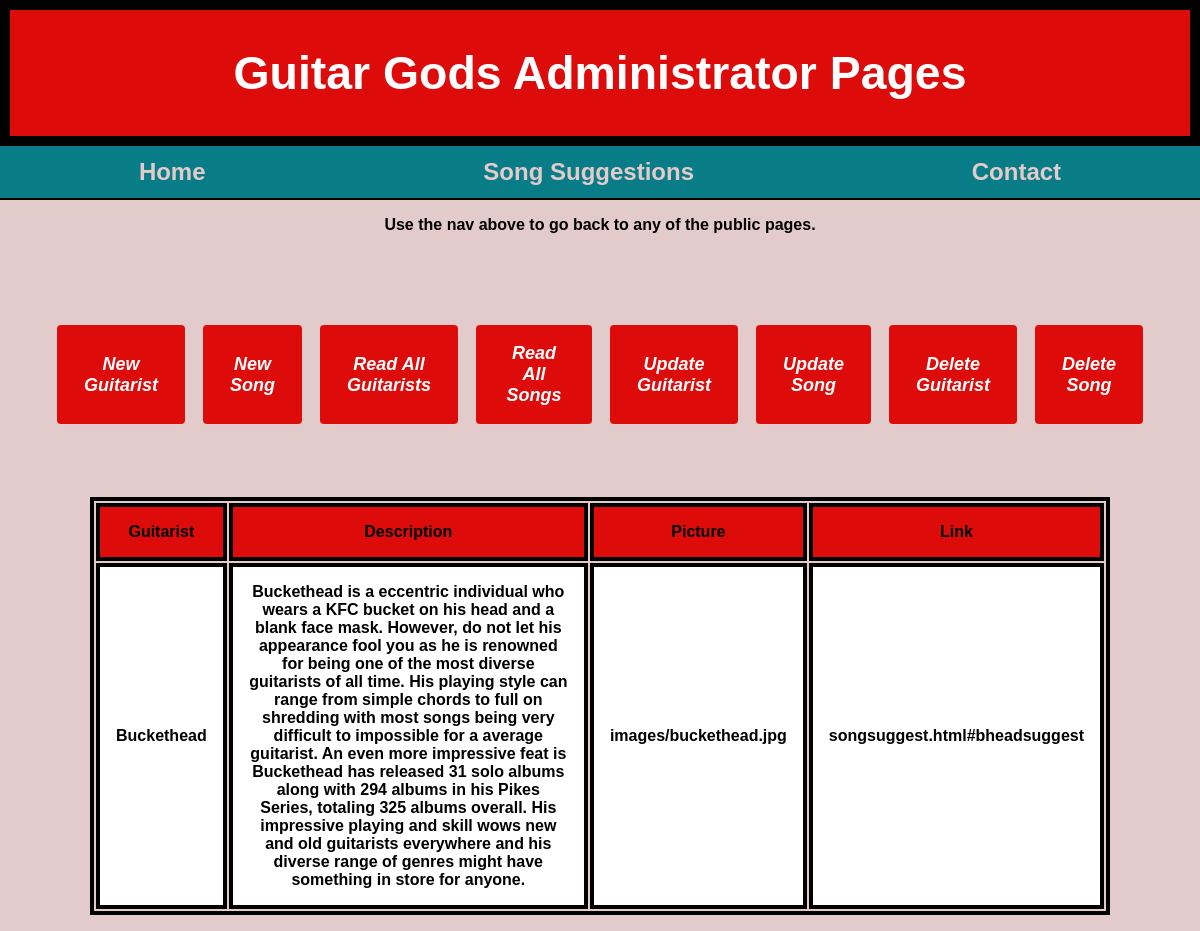
The page /readallguitarists on the database its author committed.
### tables this page shows
CREATE TABLE guitarists (id INTEGER PRIMARY KEY AUTOINCREMENT, name TEXT NOT NULL, description MEDIUMTEXT, picture TEXT, link TEXT);

### app.py (the view)
@app.route("/readallguitarists")
def readallGuitarists():
    guitaristinfo = ""
    guitaristinfo = GuitarGodsReadAllGuitarists.readAll()
    return render_template("readallguitarists.html", guitaristinfo = guitaristinfo)

### GuitarGodsReadAllGuitarists.py (called while the page is built)
def readAll():
    conn = None
    results = []
    try:
        conn = sqlite3.connect('guitargods.db')
        cur = conn.cursor()
        cur.execute('''SELECT * FROM guitarists ORDER BY name DESC''')
        results = cur.fetchall()
    except sqlite3.Error as err:
        print('Database ERROR', err)
    finally:
        if conn != None:
            conn.close()
    return results

### templates/readallguitarists.html
{% extends "adminbase.html" %}
{% block main %}
<table class="admintable">
    <tr>
        <th>Guitarist</th>
        <th>Description</th>
        <th>Picture</th>
        <th>Link</th>
    </tr>
    {% for info in guitaristinfo %}
    <tr>
        <td>{{info[1]}}</td>
        <td>{{info[2]}}</td>
        <td>{{info[3]}}</td>
        <td>{{info[4]}}</td>
    </tr>
    {% endfor %}
</table>
{% endblock %}

### static/css/stylesheet.css (style rules this page uses)
* { font-family: "Lucida Sans", Helvetica, sans-serif; box-sizing: border-box; }
body { background-color: #E3CBCB; text-align: center; margin: 0; }
table, th, td { border: 4px solid #000000; }
table, td { display: inline-table; }
table { width: 70%; margin-left: auto; margin-right: auto; margin-top: .5em; margin-bottom: .5em; background-color: #E3CBCB; }
th, td { padding: 1em; }
th { background-color: #DE0B0B; }
td { background-color: #FFFFFF; font-weight: bold; margin-bottom: .5em; margin-left: .5em; margin-right: .5em; }
.admintable td, th { display: grid; }
@media only screen and (min-width: 768px) { table { margin: 1em; } }
@media only screen and (min-width: 768px) { .admintable td, th { display: table-cell; overflow-y: auto; padding: 1em; } }
@media only screen and (min-width: 768px) { .admintable { width: 85%; } }
@media only screen and (min-width: 1024px) { table { width: 65%; } }
@media only screen and (min-width: 1024px) { td { margin-left: 1em; margin-right: 1em; } }

### rows shown on the page
guitarists: name "Buckethead", description "Buckethead is a eccentric individual who wears a KFC bucket on his head and a blank face mask. However, do not let his appearance fool you as he is renowned for being one of the most diverse guitarists of all time. His playing style can range from simple chords to full on shredding with most songs being very difficult to impossible for a average guitarist. An even more impressive feat is Buckethead has released 31 solo albums along with 294 albums in his Pikes Series, totaling 325 albums overall. His impressive playing and skill wows new and old guitarists everywhere and his diverse range of genres might have something in store for anyone.", picture "images/buckethead.jpg", link "songsuggest.html#bheadsuggest"
